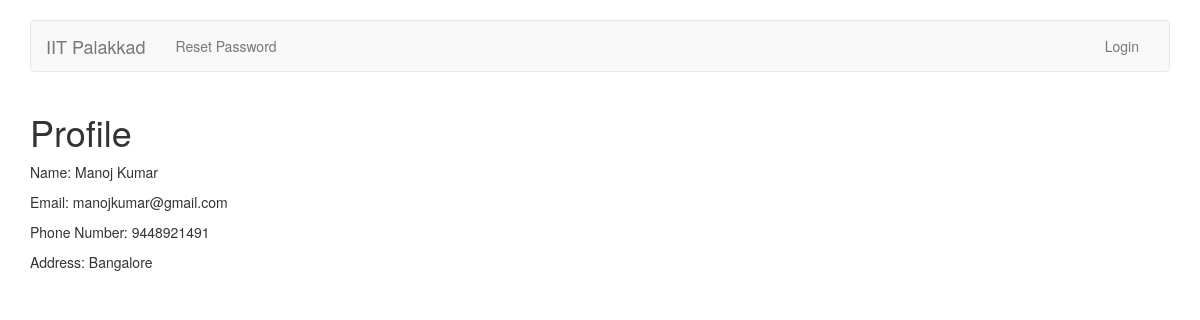
/accounts/profile/ta/2/, run on the app's committed database.
### accounts/models.py (models this page shows)
class TAProfile(models.Model):
	user = models.OneToOneField(User, unique=True, on_delete=models.CASCADE, null=True, related_name='ta_profile')
	phone_number = models.CharField(max_length=10)
	address = models.CharField(max_length=100)
	def __str__(self):
		return self.user.first_name + " " + self.user.last_name

class User(AbstractUser):
    	TA = 1
    	TEACHER = 2
    	ADMIN = 3
    	ROLE_CHOICES = (
        	(TA, 'TA'),
        	(TEACHER, 'Teacher'),
        	(ADMIN, 'Admin'),
    	)
	role = models.PositiveSmallIntegerField(choices=ROLE_CHOICES, null=True, blank=True)

### accounts/views.py (the view)
# urls.py: url(r'^profile/ta/(?P<pk>\d+)/$', views.profile_view_ta, name='profile_view_ta'),
def profile_view_ta(request, pk):
	ta = TAProfile.objects.get(id=pk)
	args = {'ta': ta}
	return render(request, 'accounts/profile_view_ta.html', args)

### accounts/templates/accounts/profile_view_ta.html (shortened to what this page needs)
{% extends 'base.html' %}
{% block body %}
	<div class="container">
		<h1>Profile</h1>
		<p>Name: {{ ta.user.first_name }} {{ ta.user.last_name }}</p>
		<p>Email: {{ ta.user.email }}</p>
		<p>Phone Number: {{ ta.phone_number }}</p>
		<p>Address: {{ ta.address }}</p>
	</div>
{% endblock %}

### data on the page
TAProfile: user.first_name "Manoj", user.last_name "Kumar", user.email "manojkumar@gmail.com", phone_number "9448921491", address "Bangalore"
